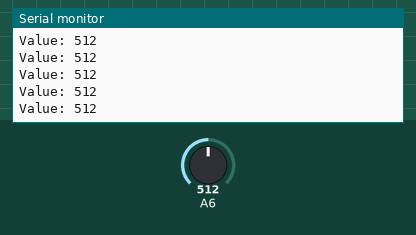
This sketch was run on a simulated Arduino Uno, built for the host (arithmetic inside an expression is 32-bit, double 64-bit). Parts: the last lines printed to the serial monitor. The test bench sets the inputs (shaded band); at power-on: A6 = 512.

Above: at 1.2 s.
1.3 s: A6 set to 716
At 1.31 s:
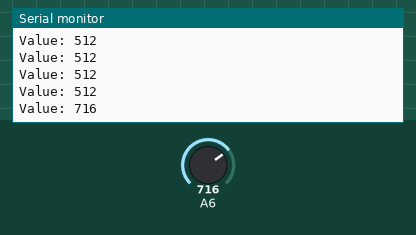
2.8 s: A6 set to 900
At 2.81 s:
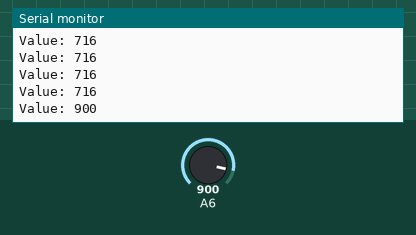
Timing chart, 0 to 5.8 s (numbered marks = the images above; inputs shaded):
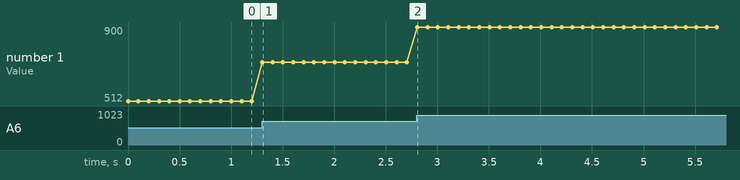

The sketch:

01reading_values.ino
```cpp
const int ldrPin = PA6;

void setup() {
    Serial.begin(9600);
    pinMode(ldrPin, INPUT);
}

void loop() {
    int ldrStatus = analogRead(ldrPin);
    Serial.print("Value: ");
    Serial.println(ldrStatus);
    delay(100);
}
```

Measured:
- after the input at 1.3 s, the serial monitor: prints a new line at once (image 1)
- after the input at 2.8 s, the serial monitor: prints a new line at once (image 2)
- plotted number 1: 512 → 716 after the input at 1.3 s, 716 → 900 after the input at 2.8 s
